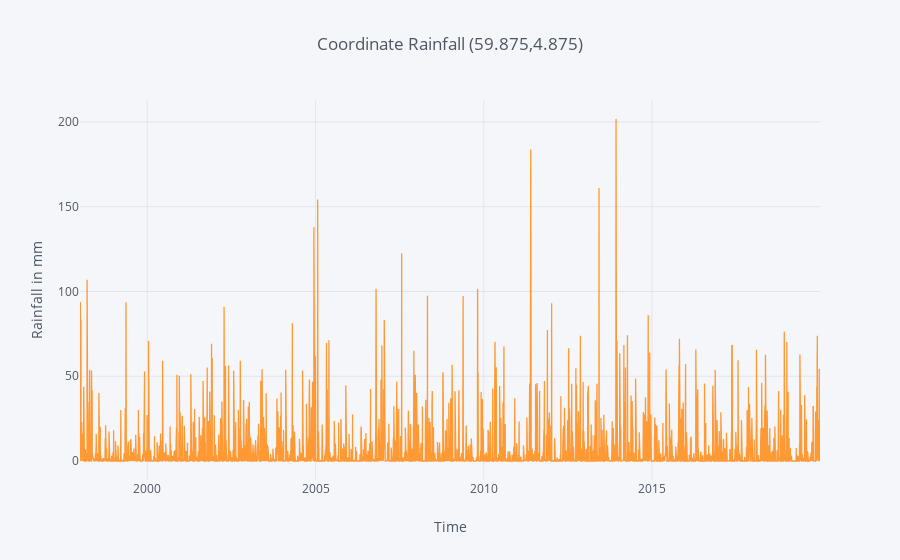

This figure's notebook cell:
### Code cell
Global.loc[(59.875,4.875)].iplot(title='Coordinate Rainfall (59.875,4.875)',
    xTitle='Time', yTitle='Rainfall in mm')

### Figure 1 — Plotly figure (JSON) as saved in the notebook; plotly's stock layout.template omitted (floating-point values rounded to 4 significant figures; data arrays with more than 128 entries replaced by an {"elided": "..."} marker saying what was removed)
{"data": [{"line": {"color": "rgba(255, 153, 51, 1.0)", "dash": "solid", "shape": "linear", "width": 1.3}, "mode": "lines", "name": "(59.875, 4.875)", "text": "", "type": "scatter", "uid": "3d035994-eaa7-4dcf-be14-0f893711b5c3", "x": {"elided": "8031 str values"}, "y": {"elided": "8031 float values"}}], "layout": {"legend": {"bgcolor": "#F5F6F9", "font": {"color": "#4D5663"}}, "paper_bgcolor": "#F5F6F9", "plot_bgcolor": "#F5F6F9", "title": {"font": {"color": "#4D5663"}, "text": "Coordinate Rainfall (59.875,4.875)"}, "xaxis": {"gridcolor": "#E1E5ED", "showgrid": true, "tickfont": {"color": "#4D5663"}, "title": {"font": {"color": "#4D5663"}, "text": "Time"}, "zerolinecolor": "#E1E5ED"}, "yaxis": {"gridcolor": "#E1E5ED", "showgrid": true, "tickfont": {"color": "#4D5663"}, "title": {"font": {"color": "#4D5663"}, "text": "Rainfall in mm"}, "zerolinecolor": "#E1E5ED"}}}
